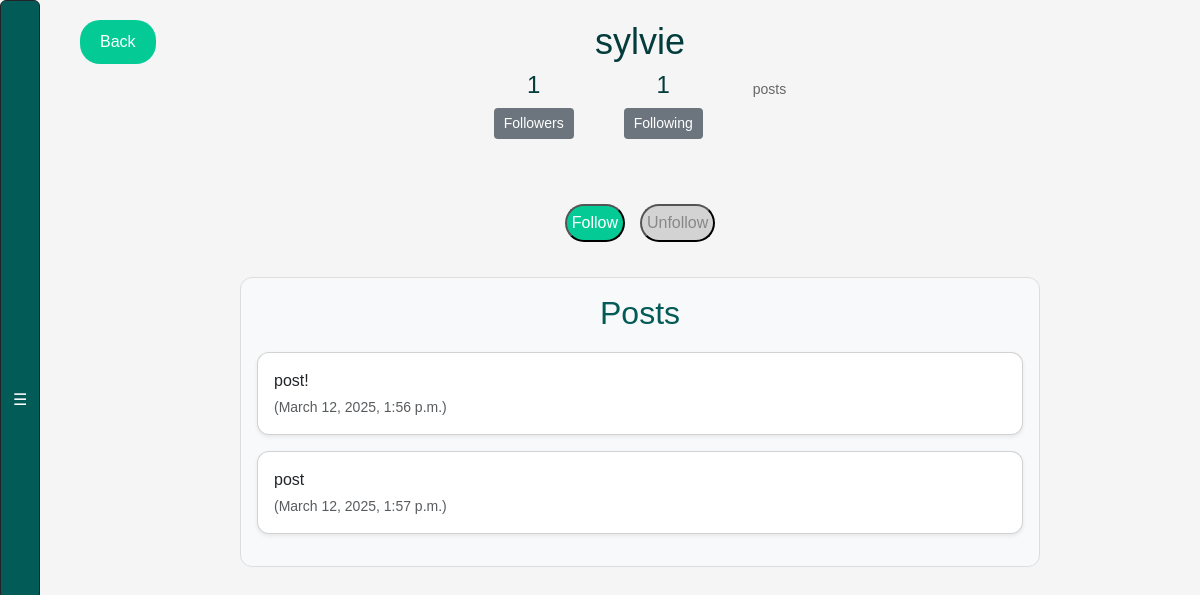
Page /profile/12/ (signed in) on the committed database.
### webapp/models.py (models this page shows, shortened)
class Profile(models.Model):
    user = models.OneToOneField(User, on_delete=models.CASCADE)
    follows = models.ManyToManyField(
        "self",
        related_name="followed_by",
        symmetrical=False,
        blank=True
    )
    private = models.BooleanField(default=False)
    def create_profile(sender, instance, created, **kwargs):
        if created:
            user_profile = Profile(user=instance)
            user_profile.save()
            user_profile.follows.set([instance.profile.id])
            user_profile.save()
    post_save.connect(create_profile, sender=User)

class Post(models.Model):
    user = models.ForeignKey(
        User, related_name="posts", on_delete=models.DO_NOTHING
    )
    body = models.CharField(max_length=140)
    created_at = models.DateTimeField(auto_now_add=True)

### webapp/views.py (the view, shortened to what this page needs)
# urls.py: path('profile/<int:pk>/', views.profile, name='profile'),
@login_required
def profile(request, pk):
    if not hasattr(request.user, 'profile'):
        missing_profile = Profile(user=request.user)
        missing_profile.save()
    profile = get_object_or_404(Profile, pk=pk)
    flag = None
    return render(request, "profile.html", {"profile": profile, "flag": flag})

### webapp/templates/profile.html (shortened to what this page needs)
{% load static %}
<!DOCTYPE html>
<html>
<head>
    <link href="https://cdn.jsdelivr.net/npm/bootstrap@5.3.0-alpha1/dist/css/bootstrap.min.css" rel="stylesheet">
    <link rel="stylesheet" href="{% static 'css/style.css' %}">
</head>
<body>
    {% include 'exercise_bar.html' %}
    <div class="top-buttons">
        <a href="{% url 'profile_list' %}" class="btn-top">Back</a>
    </div>
    <div class="main-content">
        <div class="profile-header text-center">
            <h1>{{profile.user.username}}</h1>
            <div class="stats">
                <div>
                    <h4>{{ profile.followed_by.count }}</h4>
                    <a href="{% url 'followers' profile.pk %}" class="btn btn-profile">Followers</a>
                </div>
                <div>
                    <h4>{{ profile.follows.count }}</h4>
                    <a href="{% url 'following' profile.pk %}" class="btn btn-profile">Following</a>
                </div>
                <div>
                    <p>posts</p>
                </div>
            </div>
        </div>
        <form method="post">
            <div class="buttons has-addons">
            {% if profile in user.profile.follows.all %}
                <button class="button follow is-static">Follow</button>
                <button class="button unfollow" name="follow" value="unfollow">
                    Unfollow
                </button>
            {% else %}
                <button class="button follow" name="follow" value="follow">
                    Follow
                </button>
                <button class="button unfollow is-static">Unfollow</button>
            {% endif %}
            </div>
        </form>
        <div class="posts-container">
            <div class="posts-scrollable overflow-auto p-3">
                <h2 class="text-center">Posts</h2>
                {% for post in profile.user.posts.all %}
                <div class="post card shadow-sm p-3 mb-3">
                    <p class="mb-1">{{ post.body }}</p>
                    <p class="text-muted small">({{ post.created_at }})</p>
                </div>
                {% empty %}
                <p class="text-center">No posts yet.</p>
                {% endfor %}
            </div>
        </div>
    </div>
</body>
</html>

### webapp/static/css/style.css (style rules this page uses)
body { background-color: #f5f5f5; font-family: 'Nunito', sans-serif; margin: 0; display: flex; height: 100vh; overflow-y: auto; }
.main-content { margin-left: 80px; padding: 20px; flex-grow: 1; display: flex; flex-direction: column; align-items: center; transition: margin-left 0.3s ease; }
.top-buttons { position: fixed; text-align: center; flex-direction: column; top: 20px; left: 80px; display: flex; gap: 15px; transition: left 0.3s ease; }
.btn-feed, .btn-top { text-decoration: none; background-color: #04cb95; color: white; border: none; padding: 10px 20px; border-radius: 20px; font-size: 16px; cursor: pointer; }
.profile-header { text-align: center; margin-bottom: 30px; }
.profile-header h1 { font-size: 36px; color: #043c3c; }
.profile-header .stats { display: flex; justify-content: center; gap: 50px; }
.profile-header .stats div { text-align: center; }
.profile-header .stats h4 { font-size: 24px; color: #043c3c; }
.profile-header .stats p { font-size: 14px; color: #666; }
.btn-profile { text-decoration: none; color: #fff; background-color: #6c757d; border: none; padding: 5px 10px; border-radius: 4px; display: inline-block; text-align: center; font-size: 14px; cursor: pointer; }
.posts-container { width: 100%; max-width: 800px; margin: 0 auto; }
.posts-scrollable { max-height: 400px; overflow-y: auto; padding: 15px; border-radius: 12px; background-color: #f8f9fa; border: 1px solid #ddd; }
.post { background-color: white; border-radius: 12px; box-shadow: 0px 4px 10px rgba(0, 0, 0, 0.1); margin-bottom: 15px; transition: transform 0.2s ease-in-out, box-shadow 0.2s ease-in-out; }
.posts-container h2 { color: #035b57; margin-bottom: 20px; text-align: center; }
.post p { margin: 0; word-wrap: break-word; }
.buttons.has-addons { display: flex; justify-content: center; align-items: center; gap: 15px; padding: 15px; border-radius: 50px; margin-top: 20px; width: fit-content; margin: 20px; }
.button.follow { background-color: #04cb95; padding: 5px; border-radius: 50px; color: white; }
.button.unfollow { background-color: #ff6b6b; padding: 5px; border-radius: 50px; color: white; }
.button.is-static { background-color: #d3d3d3; color: #888888; box-shadow: none; transform: none; }

### rows in the picture
Profile: user.username "sylvie", followed_by.count "1", follows.count "1"
Post: body "post!", created_at "March 12, 2025, 1:56 p.m."
Post: body "post", created_at "March 12, 2025, 1:57 p.m."
